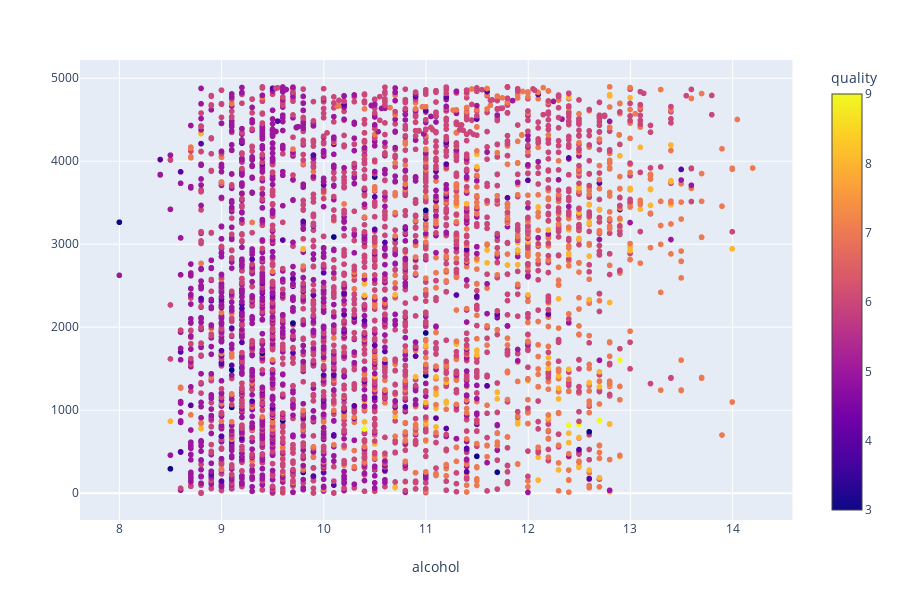

This figure's notebook cell:
### Code cell
px.scatter(white,x='alcohol', color='quality')

### Figure 1 — Plotly figure (JSON) as saved in the notebook; plotly's stock layout.template omitted (floating-point values rounded to 4 significant figures; data arrays with more than 128 entries replaced by an {"elided": "..."} marker saying what was removed)
{"data": [{"hoverlabel": {"namelength": 0}, "hovertemplate": "alcohol=%{x}<br>quality=%{marker.color}", "legendgroup": "", "marker": {"color": {"elided": "4898 int values"}, "coloraxis": "coloraxis", "symbol": "circle"}, "mode": "markers", "name": "", "showlegend": false, "type": "scattergl", "x": {"elided": "4898 float values"}, "xaxis": "x", "yaxis": "y"}], "layout": {"coloraxis": {"colorbar": {"title": {"text": "quality"}}, "colorscale": [[0, "#0d0887"], [0.1111, "#46039f"], [0.2222, "#7201a8"], [0.3333, "#9c179e"], [0.4444, "#bd3786"], [0.5556, "#d8576b"], [0.6667, "#ed7953"], [0.7778, "#fb9f3a"], [0.8889, "#fdca26"], [1, "#f0f921"]]}, "height": 600, "legend": {"tracegroupgap": 0}, "margin": {"t": 60}, "xaxis": {"anchor": "y", "domain": [0, 0.98], "title": {"text": "alcohol"}}, "yaxis": {"anchor": "x", "domain": [0, 1]}}}
